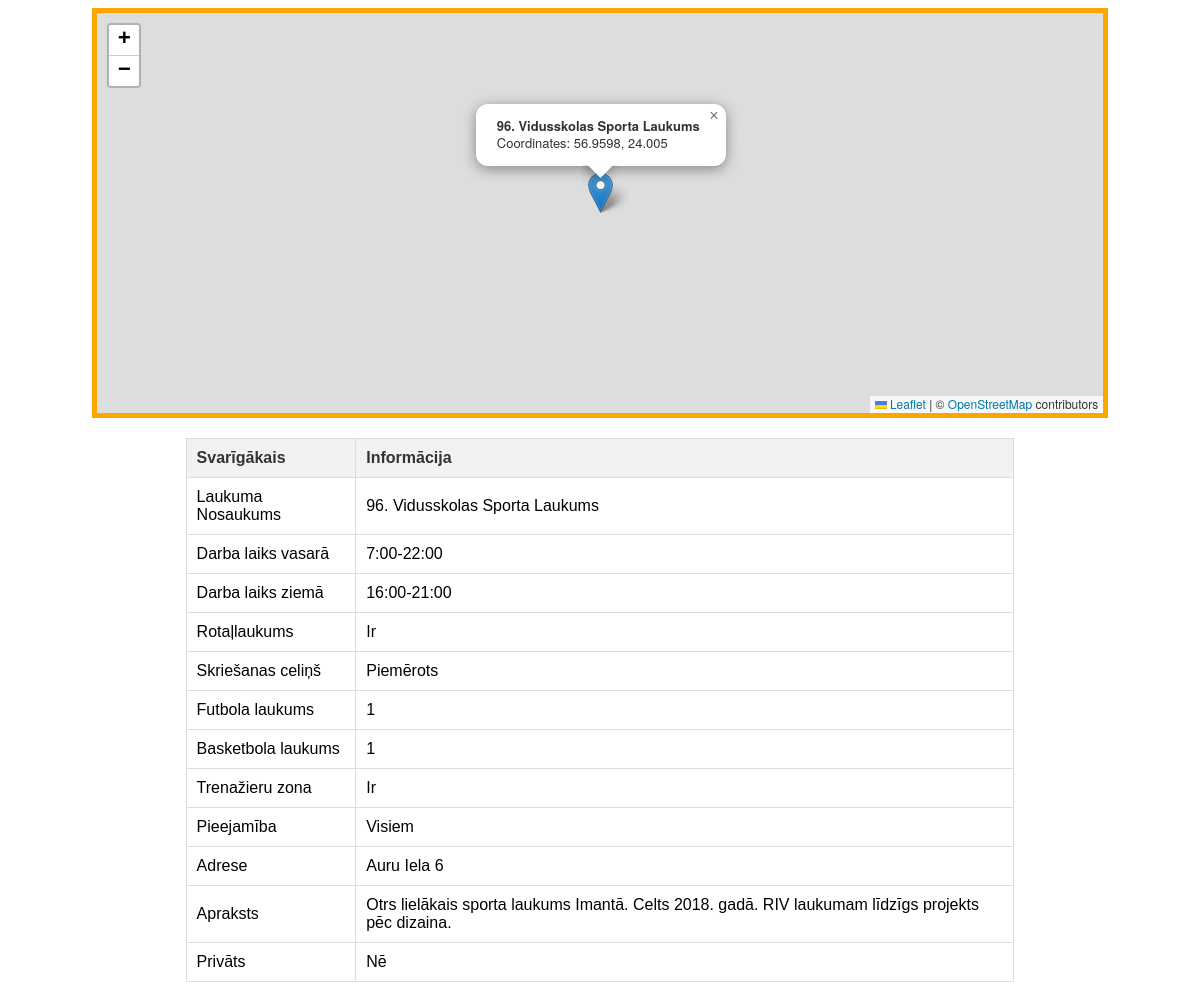
The page /apraksts.php?id_laukums=2 on the database its author committed.
### tables this page shows
CREATE TABLE `sporta_laukums` (
  `id_laukums` int(11) NOT NULL,
  `id_mikrorajons` int(54) NOT NULL,
  `sp_nosaukums` text DEFAULT NULL,
  `longitude` decimal(10,4) DEFAULT NULL,
  `latitude` decimal(10,4) DEFAULT NULL,
  `dl_vasara` varchar(255) DEFAULT NULL,
  `dl_ziema` varchar(255) DEFAULT NULL,
  `rotallaukums` varchar(255) DEFAULT NULL,
  `skriesana` varchar(255) DEFAULT NULL,
  `futbols` int(11) DEFAULT NULL,
  `basketbols` int(11) DEFAULT NULL,
  `tr_zona` varchar(255) DEFAULT NULL,
  `pieejams` varchar(255) DEFAULT NULL,
  `adrese` varchar(255) DEFAULT NULL,
  `apraksts` varchar(255) DEFAULT NULL,
  `privats` varchar(255) DEFAULT NULL,
  `zona_` int(11) DEFAULT NULL
);

### htdocs/apraksts.php (the view, shortened to what this page needs)
<!DOCTYPE html>
<html lang="en">
<head>
    <link rel="stylesheet" href="https://unpkg.com/leaflet@1.7.1/dist/leaflet.css" />
</head>
<body>
    <div id="map"></div>
    <?php
    include("config/db.php");
    if (isset($_GET['id_laukums'])) {
        $selectedId = mysqli_real_escape_string($conn, $_GET['id_laukums']);
        $sql = "SELECT sp_nosaukums, dl_vasara, dl_ziema, rotallaukums, skriesana, futbols, basketbols, tr_zona, pieejams, adrese, apraksts, privats
                FROM sporta_laukums
                WHERE id_laukums = '$selectedId'";
        $result = $conn->query($sql);
        if ($result->num_rows == 1) {
            echo "<table>";
            echo "<tr>";
            echo "<th>Svarīgākais</th><th>Informācija</th>";
            echo "</tr>";
            $row = $result->fetch_assoc();
            $attributeNames = array(
                'sp_nosaukums' => 'Laukuma Nosaukums',
                'dl_vasara' => 'Darba laiks vasarā',
                'dl_ziema' => 'Darba laiks ziemā',
                'rotallaukums' => 'Rotaļlaukums',
                'skriesana' => 'Skriešanas celiņš',
                'futbols' => 'Futbola laukums',
                'basketbols' => 'Basketbola laukums',
                'tr_zona' => 'Trenažieru zona',
                'pieejams' => 'Pieejamība',
                'adrese' => 'Adrese',
                'apraksts' => 'Apraksts',
                'privats' => 'Privāts'
            );
            foreach ($row as $key => $value) {
                echo "<tr>";
                echo "<td>{$attributeNames[$key]}</td><td>$value</td>";
                echo "</tr>";
            }
            echo "</table>";
        } else {
            echo "No data found for Sporta Laukums ID: $selectedId";
        }
    } else {
        echo "ID not specified in the URL";
    }
    ?>
</body>
</html>

### htdocs/apraksts.php (style rules this page uses)
#map { height: 400px; width: 85%; margin: 0 auto; border: 5px solid orange; }
body { font-family: 'Arial', sans-serif; }
table { width: 70%; border-collapse: collapse; margin: 20px auto; }
th, td { border: 1px solid #ddd; padding: 10px; text-align: left; }
th { background-color: #f2f2f2; color: #333; }

### rows shown on the page
sporta_laukums: sp_nosaukums "96. Vidusskolas Sporta Laukums", dl_vasara "7:00-22:00", dl_ziema "16:00-21:00", rotallaukums "Ir", skriesana "Piemērots", futbols "1", basketbols "1", tr_zona "Ir", pieejams "Visiem", adrese "Auru Iela 6", apraksts "Otrs lielākais sporta laukums Imantā. Celts 2018. gadā. RIV laukumam līdzīgs projekts pēc dizaina.", privats "Nē"

### other values the page prints
$attributeNames[$key] "Laukuma Nosaukums"
$attributeNames[$key] "Darba laiks vasarā"
$attributeNames[$key] "Darba laiks ziemā"
$attributeNames[$key] "Rotaļlaukums"
$attributeNames[$key] "Skriešanas celiņš"
$attributeNames[$key] "Futbola laukums"
$attributeNames[$key] "Basketbola laukums"
$attributeNames[$key] "Trenažieru zona"
$attributeNames[$key] "Pieejamība"
$attributeNames[$key] "Adrese"
$attributeNames[$key] "Apraksts"
$attributeNames[$key] "Privāts"
